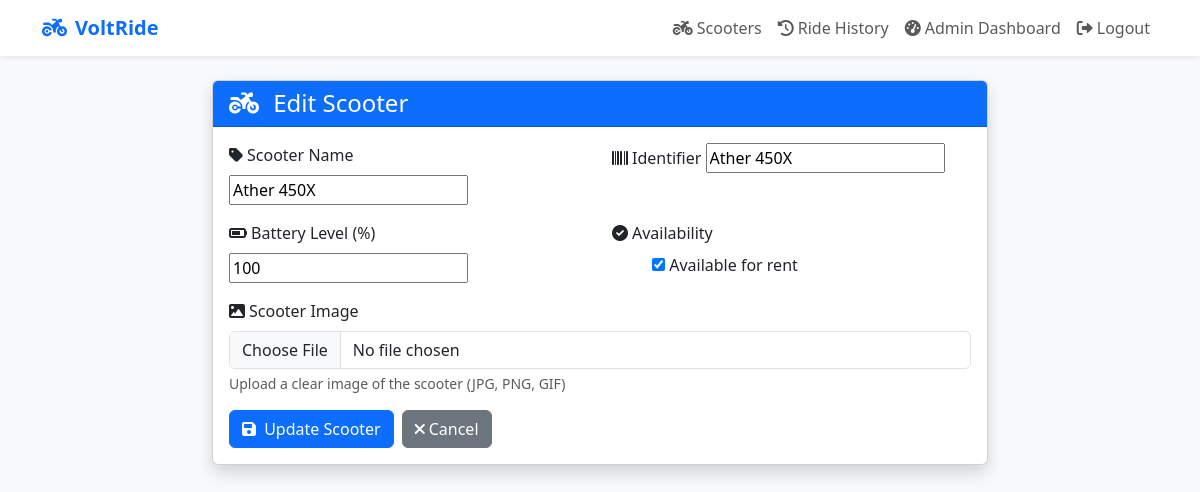
Screenshot of /ride/admin/scooters/edit/1/ (signed in) with the database file from the repository.
### scooters/models.py (models this page shows)
class Scooter(models.Model):
    name = models.CharField(max_length=100)
    identifier = models.CharField(max_length=50, unique=True)
    is_available = models.BooleanField(default=True)
    battery_level = models.PositiveIntegerField(default=100)  # battery % for example
    image = models.ImageField(upload_to='scooters/', null=True, blank=True)
    created_at = models.DateTimeField(auto_now_add=True)
    def __str__(self):
        return f"{self.name} ({'Available' if self.is_available else 'Rented'})"

### scooters/views.py (the view)
# urls.py: path('admin/scooters/edit/<int:pk>/', views.ScooterUpdateView.as_view(), name='scooter_edit'),
@method_decorator(user_passes_test(admin_required), name='dispatch')
class ScooterUpdateView(UpdateView):
    model = Scooter
    form_class = ScooterForm
    template_name = 'scooters/scooter_form.html'
    success_url = reverse_lazy('scooter_admin_list')

### scooters/forms.py
class ScooterForm(forms.ModelForm):
    class Meta:
        model = Scooter
        fields = ['name', 'identifier', 'battery_level', 'is_available', 'image']
        widgets = {
            'image': forms.FileInput(attrs={'class': 'form-control', 'accept': 'image/*'}),
        }

### scooters/views.py (called while the page is built)
def admin_required(user):
    return user.is_staff

### scooters/templates/scooters/scooter_form.html (shortened to what this page needs)
{% extends "base.html" %}
{% block content %}
<div class="row justify-content-center">
  <div class="col-lg-8 col-md-10">
    <div class="card shadow">
      <div class="card-header bg-primary text-white">
        <h4 class="mb-0">
          <i class="fas fa-motorcycle me-2"></i>
          {% if view.object %}Edit Scooter{% else %}Add New Scooter{% endif %}
        </h4>
      </div>
      <div class="card-body">
        <form method="post" enctype="multipart/form-data">
          <div class="row">
            <div class="col-md-6 mb-3">
              <label for="{{ form.name.id_for_label }}" class="form-label">
                <i class="fas fa-tag me-1"></i>Scooter Name
              </label>
              {{ form.name }}
            </div>
            <div class="col-md-6 mb-3">
              <label for="{{ form.identifier.id_for_label }}" class="form-label">
                <i class="fas fa-barcode me-1"></i>Identifier
              </label>
              {{ form.identifier }}
            </div>
          </div>
          <div class="row">
            <div class="col-md-6 mb-3">
              <label for="{{ form.battery_level.id_for_label }}" class="form-label">
                <i class="fas fa-battery-three-quarters me-1"></i>Battery Level (%)
              </label>
              {{ form.battery_level }}
            </div>
            <div class="col-md-6 mb-3">
              <label for="{{ form.is_available.id_for_label }}" class="form-label">
                <i class="fas fa-check-circle me-1"></i>Availability
              </label>
              <div class="form-check form-switch">
                {{ form.is_available }}
                <label class="form-check-label" for="{{ form.is_available.id_for_label }}">
                  Available for rent
                </label>
              </div>
            </div>
          </div>
          <div class="mb-3">
            <label for="{{ form.image.id_for_label }}" class="form-label">
              <i class="fas fa-image me-1"></i>Scooter Image
            </label>
            {{ form.image }}
            <div class="form-text">Upload a clear image of the scooter (JPG, PNG, GIF)</div>
          </div>
          <div class="d-flex gap-2">
            <button type="submit" class="btn btn-primary">
              <i class="fas fa-save me-1"></i>
              {% if view.object %}Update Scooter{% else %}Add Scooter{% endif %}
            </button>
            <a href="{% url 'scooter_admin_list' %}" class="btn btn-secondary">
              <i class="fas fa-times me-1"></i>Cancel
            </a>
          </div>
        </form>
      </div>
    </div>
  </div>
</div>
{% endblock %}

### templates/base.html (style rules this page uses)
.card { transition: transform 0.2s ease-in-out; }

### scooters/templates/scooters/scooter_form.html (style rules this page uses)
.form-control, .form-select { border-radius: 0.375rem; }

### rows the page displays
Scooter: name "Ather 450X", identifier "Ather 450X", battery_level "100", is_available "☑"
